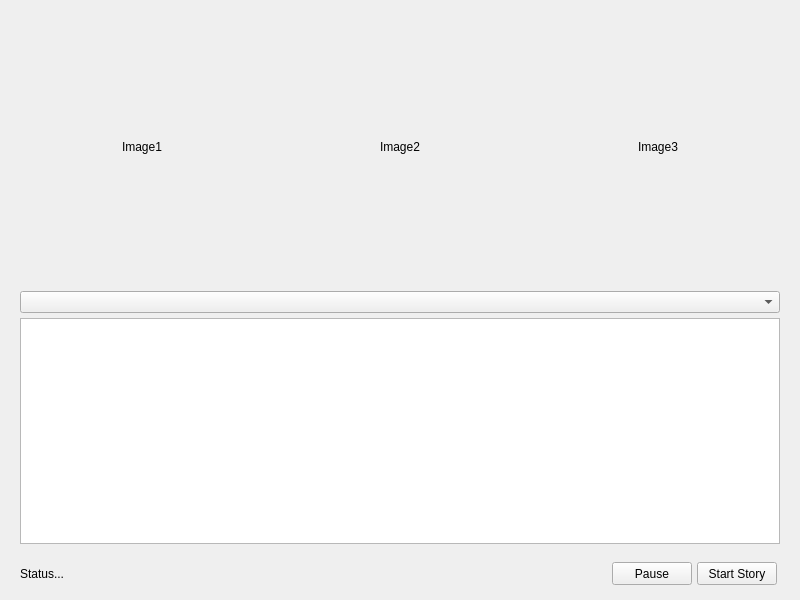
<?xml version="1.0" encoding="UTF-8"?>
<ui version="4.0">
 <class>main_window</class>
 <widget class="QWidget" name="main_window">
  <property name="geometry">
   <rect>
    <x>0</x>
    <y>0</y>
    <width>800</width>
    <height>600</height>
   </rect>
  </property>
  <property name="minimumSize">
   <size>
    <width>800</width>
    <height>600</height>
   </size>
  </property>
  <property name="windowTitle">
   <string>Form</string>
  </property>
  <property name="autoFillBackground">
   <bool>false</bool>
  </property>
  <layout class="QGridLayout" name="main_layout">
   <property name="spacing">
    <number>0</number>
   </property>
   <item row="2" column="0">
    <widget class="QFrame" name="start_btn_frame">
     <property name="minimumSize">
      <size>
       <width>0</width>
       <height>36</height>
      </size>
     </property>
     <property name="maximumSize">
      <size>
       <width>16777215</width>
       <height>36</height>
      </size>
     </property>
     <property name="lineWidth">
      <number>1</number>
     </property>
     <layout class="QGridLayout" name="start_btn_layout">
      <property name="sizeConstraint">
       <enum>QLayout::SetDefaultConstraint</enum>
      </property>
      <property name="rightMargin">
       <number>12</number>
      </property>
      <property name="horizontalSpacing">
       <number>5</number>
      </property>
      <property name="verticalSpacing">
       <number>0</number>
      </property>
      <item row="0" column="0">
       <widget class="QLabel" name="status_lbl">
        <property name="sizePolicy">
         <sizepolicy hsizetype="Expanding" vsizetype="Preferred">
          <horstretch>0</horstretch>
          <verstretch>0</verstretch>
         </sizepolicy>
        </property>
        <property name="minimumSize">
         <size>
          <width>0</width>
          <height>23</height>
         </size>
        </property>
        <property name="text">
         <string>Status...</string>
        </property>
       </widget>
      </item>
      <item row="0" column="2">
       <widget class="QPushButton" name="start_btn">
        <property name="minimumSize">
         <size>
          <width>0</width>
          <height>23</height>
         </size>
        </property>
        <property name="maximumSize">
         <size>
          <width>16777215</width>
          <height>23</height>
         </size>
        </property>
        <property name="text">
         <string>Start Story</string>
        </property>
       </widget>
      </item>
      <item row="0" column="1">
       <widget class="QPushButton" name="pause_btn">
        <property name="minimumSize">
         <size>
          <width>0</width>
          <height>23</height>
         </size>
        </property>
        <property name="maximumSize">
         <size>
          <width>16777215</width>
          <height>23</height>
         </size>
        </property>
        <property name="text">
         <string>Pause</string>
        </property>
       </widget>
      </item>
     </layout>
    </widget>
   </item>
   <item row="0" column="0">
    <widget class="QFrame" name="image_frame">
     <layout class="QHBoxLayout" name="image_layout">
      <property name="margin">
       <number>5</number>
      </property>
      <item>
       <widget class="QLabel" name="image1">
        <property name="text">
         <string>Image1</string>
        </property>
        <property name="alignment">
         <set>Qt::AlignCenter</set>
        </property>
       </widget>
      </item>
      <item>
       <widget class="QLabel" name="image2">
        <property name="text">
         <string>Image2</string>
        </property>
        <property name="alignment">
         <set>Qt::AlignCenter</set>
        </property>
       </widget>
      </item>
      <item>
       <widget class="QLabel" name="image3">
        <property name="text">
         <string>Image3</string>
        </property>
        <property name="alignment">
         <set>Qt::AlignCenter</set>
        </property>
       </widget>
      </item>
     </layout>
    </widget>
   </item>
   <item row="1" column="0">
    <widget class="QFrame" name="selection_frame">
     <property name="maximumSize">
      <size>
       <width>16777215</width>
       <height>16777215</height>
      </size>
     </property>
     <layout class="QGridLayout" name="selection_layout">
      <property name="horizontalSpacing">
       <number>0</number>
      </property>
      <property name="verticalSpacing">
       <number>5</number>
      </property>
      <item row="0" column="0">
       <widget class="QComboBox" name="combo_box"/>
      </item>
      <item row="1" column="0">
       <widget class="QTextEdit" name="text_edit">
        <property name="sizePolicy">
         <sizepolicy hsizetype="Minimum" vsizetype="Minimum">
          <horstretch>0</horstretch>
          <verstretch>0</verstretch>
         </sizepolicy>
        </property>
       </widget>
      </item>
     </layout>
    </widget>
   </item>
  </layout>
 </widget>
 <resources/>
 <connections/>
</ui>
